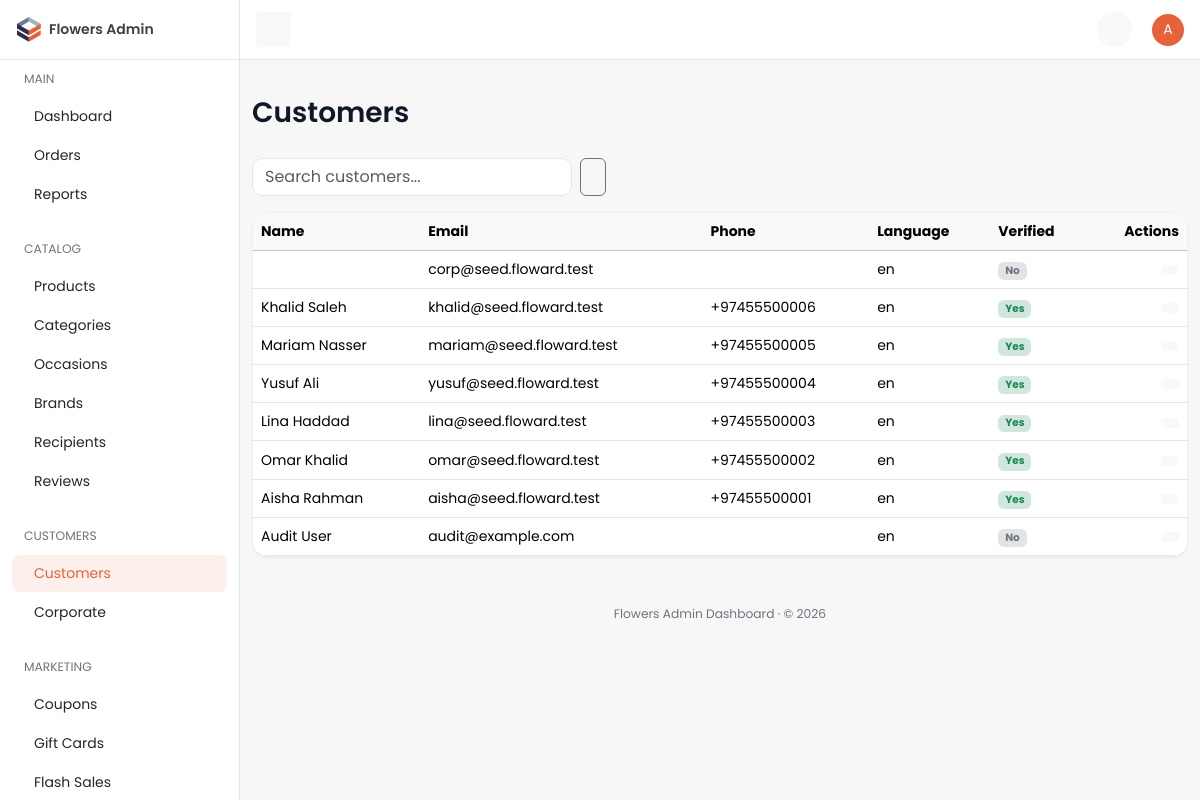
Page /dashboard/customer/ (signed in) on the committed database.
### accounts/models.py (models this page shows, shortened)
class CustomerProfile(TimeStampedModel):
    user = models.OneToOneField(
        settings.AUTH_USER_MODEL,
        on_delete=models.CASCADE,
        related_name="customer_profile",
        verbose_name="User",
        help_text="Linked Django auth user.",
    )
    phone = models.CharField(
        max_length=20,
        blank=True,
        db_index=True,
        verbose_name="Phone number",
        help_text="Customer mobile number used for OTP login.",
    )
    phone_verified = models.BooleanField(
        default=False,
        verbose_name="Phone verified",
        help_text="True after a successful OTP verification for this phone.",
    )
    preferred_language = models.CharField(
        max_length=5,
        choices=settings.LANGUAGES,
        default=settings.LANGUAGE_CODE,
        verbose_name="Preferred language",
        help_text="Customer's preferred storefront language.",
    )
    preferred_currency = models.ForeignKey(
        "core.Currency",
        on_delete=models.PROTECT,
        related_name="customer_profiles",
        verbose_name="Preferred currency",
        help_text="Currency used to display prices for this customer.",
    )
    date_of_birth = models.DateField(
        null=True,
        blank=True,
        verbose_name="Date of birth",
        help_text="Optional date of birth for personalization.",
    )
    default_address = models.ForeignKey(
        "accounts.Address",
        on_delete=models.SET_NULL,
        null=True,
        blank=True,
        related_name="+",
        verbose_name="Default address",
        help_text="Customer's primary delivery address.",
    )
    notify_via_email = models.BooleanField(
        default=True,
        verbose_name="Email notifications",
        help_text="Receive order updates via email.",
    )
    notify_via_sms = models.BooleanField(
        default=True,
        verbose_name="SMS notifications",
        help_text="Receive order updates via SMS.",
    )
    notify_via_whatsapp = models.BooleanField(
        default=False,
        verbose_name="WhatsApp notifications",
        help_text="Receive order updates via WhatsApp.",
    )
    class Meta:
        verbose_name = "Customer profile"
        verbose_name_plural = "Customer profiles"
        indexes = [
            models.Index(fields=["phone"], name="accounts_profile_phone_idx"),
        ]

### dashboard/views/customers.py (the view)
# urls.py: path("customer/", customers.CustomerListView.as_view(), name="customer-list"),
class CustomerListView(DashboardListView):
    model = CustomerProfile
    nav_section = "customers"
    url_basename = "customer"
    singular_name = "Customer"
    plural_name = "Customers"
    search_fields = ["user__email", "user__username", "phone"]
    select_related = ["user"]
    can_create = False
    can_delete = False
    columns = [
        {"label": "Name", "name": "user.get_full_name"},
        {"label": "Email", "name": "user.email"},
        {"label": "Phone", "name": "phone"},
        {"label": "Language", "name": "preferred_language"},
        {"label": "Verified", "name": "phone_verified", "type": "bool"},
    ]

### cart/selectors.py (called while the page is built)
def get_cart_for_request(*, request: HttpRequest) -> Optional[Cart]:
    if hasattr(request, _CART_CACHE_ATTR):
        return getattr(request, _CART_CACHE_ATTR)
    if not request.session.session_key:
        request.session.create()
    session_key = request.session.session_key
    cart = None
    if request.user.is_authenticated and hasattr(request.user, "customer_profile"):
        cart = (
            Cart.objects.filter(customer_profile=request.user.customer_profile)
            .select_related("currency", "destination_city")
            .first()
        )
    if cart is None:
        cart = (
            Cart.objects.filter(session_key=session_key)
            .select_related("currency", "destination_city")
            .first()
        )
    setattr(request, _CART_CACHE_ATTR, cart)
    return cart

def get_cart_item_count(*, cart: Cart | None) -> int:
    if cart is None:
        return 0
    total = CartItem.objects.filter(cart=cart).aggregate(total=Sum("quantity"))["total"]
    return int(total or 0)

def get_cart_count(*, request: HttpRequest) -> int:
    cart = get_cart_for_request(request=request)
    return get_cart_item_count(cart=cart)

def get_wishlist_count(*, request: HttpRequest) -> int:
    return len(request.session.get("wishlist_ids", []))

### catalog/selectors.py (called while the page is built)
def get_category_tree() -> list:
    from catalog.models import Category
    cached = cache.get(CATEGORY_TREE_CACHE_KEY)
    if cached is not None:
        return cached
    tree = list(
        Category.objects.filter(is_active=True, parent__isnull=True)
        .prefetch_related(
            Prefetch(
                "children",
                queryset=Category.objects.filter(is_active=True).order_by("display_order", "name"),
            )
        )
        .order_by("display_order", "name")
    )
    cache.set(CATEGORY_TREE_CACHE_KEY, tree, CATEGORY_TREE_TTL)
    return tree

### core/selectors.py (called while the page is built)
def get_default_currency() -> Optional[Currency]:
    cached = cache.get(DEFAULT_CURRENCY_CACHE_KEY)
    if cached is not None:
        return cached
    currency = Currency.objects.filter(is_default=True).first()
    if currency is not None:
        cache.set(DEFAULT_CURRENCY_CACHE_KEY, currency, DEFAULT_CURRENCY_TTL)
    return currency

### dashboard/access.py (called while the page is built)
def user_can_access_dashboard(user) -> bool:
    if not user.is_authenticated:
        return False
    if user.is_superuser:
        return True
    return user.groups.filter(name__in=DASHBOARD_GROUPS).exists()

### dashboard/templates/dashboard/crud/list.html (shortened to what this page needs)
{% extends "dashboard/base.html" %}
{% load dashboard_extras %}
{% block page_title %}{{ plural_name }}{% endblock %}
{% block content %}
<div class="row">
  <div class="col-12">
    {% if searchable %}
    <form method="get" class="d-flex gap-2 mb-3" role="search">
      <input type="text" name="q" value="{{ search_query }}" class="form-control" style="max-width: 320px;"
             placeholder="Search {{ plural_name|lower }}..." />
      <button type="submit" class="btn btn-outline-secondary"></button>
    </form>
    {% endif %}
    <div class="card table-responsive">
      <table class="table mb-0 text-nowrap table-hover align-middle">
        <thead class="table-light">
          <tr>
            {% for col in columns %}<th>{{ col.label }}</th>{% endfor %}
            {% if can_edit or can_delete %}<th class="text-end">Actions</th>{% endif %}
          </tr>
        </thead>
        <tbody>
          {% for obj in objects %}
          <tr>
            {% for col in columns %}
            <td>
              {% cell_value obj col as value %}
              {% if col.type == "bool" %}
                {% if value %}<span class="badge bg-success-subtle text-success">Yes</span>
                {% else %}<span class="badge bg-secondary-subtle text-secondary">No</span>{% endif %}
              {% elif col.type == "money" %}
                {{ value|floatformat:2 }}
              {% elif col.type == "image" %}
                {% if value %}<img src="{{ value.url }}" class="avatar avatar-md rounded" alt="" />
                {% else %}<span class="avatar avatar-md avatar-secondary rounded d-inline-flex"><span class="avatar-initials rounded">–</span></span>{% endif %}
              {% elif col.type == "badge" %}
                <span class="badge bg-primary-subtle text-primary">{{ value }}</span>
              {% elif col.type == "datetime" %}
                {{ value|date:"M d, Y H:i" }}
              {% else %}
                {{ value|default_if_none:"" }}
              {% endif %}
            </td>
            {% endfor %}
            {% if can_edit or can_delete %}
            <td class="text-end">
              {% if can_edit %}
              <a href="{% row_action_url url_basename 'update' obj.pk %}" class="btn btn-sm btn-light" title="Edit"></a>
              {% endif %}
            </td>
            {% endif %}
          </tr>
          {% empty %}
          <tr>
            <td colspan="{{ columns|length|add:1 }}" class="text-center text-secondary py-5">
              No {{ plural_name|lower }} found.
            </td>
          </tr>
          {% endfor %}
        </tbody>
      </table>
    </div>
  </div>
</div>
{% endblock %}

### dashboard/templates/dashboard/partials/_topbar.html (shortened to what this page needs)
{% load static %}
<nav id="topbar" class="navbar bg-white border-bottom fixed-top topbar px-3">
  <button id="toggleBtn" class="d-none d-lg-inline-flex btn btn-light btn-icon btn-sm" type="button">
  </button>
  <div>
    <ul class="list-unstyled d-flex align-items-center mb-0 gap-1">
      <li>
        <a class="position-relative btn-icon btn-sm btn-light btn rounded-circle" data-bs-toggle="dropdown"
           aria-expanded="false" href="#" role="button">
        </a>
      </li>
      <li class="ms-3 dropdown">
        <a href="#" role="button" data-bs-toggle="dropdown" aria-expanded="false">
          <span class="avatar avatar-sm avatar-primary rounded-circle">
            <span class="avatar-initials rounded-circle">{{ request.user.get_username|slice:":1"|upper }}</span>
          </span>
        </a>
      </li>
    </ul>
  </div>
</nav>

### static/dashboard/css/dashboard.css (style rules this page uses)
:root { --bs-primary: #e66239; --bs-primary-rgb: 230, 98, 57; --bs-primary-text-emphasis: #8a3a22; --bs-primary-bg-subtle: #fbe0d7; --bs-primary-border-subtle: #f5b7a4; --bs-link-color: #404040; --bs-link-color-rgb: 64, 64, 64; --bs-link-hover-color: #e66239; --bs-link-hover-color-rgb: 230, 98, 57; --bs-body-font-family: "Poppins", system-ui, -apple-system, "Segoe UI", Roboto, sans-serif; --bs-body-font-size: 0.875rem; --bs-body-color: #262626; --bs-border-color: #e5e5e5; --bs-tertiary-bg: #f5f5f5; }
body { font-family: var(--bs-body-font-family); background-color: #f7f7f8; }
a { text-decoration: none; }
.card { --bs-card-border-color: #eee; box-shadow: 0 1px 2px rgba(16, 24, 40, 0.05); }
.topbar { height: 60px; margin-left: 240px; }
.avatar { position: relative; display: inline-block; width: 3rem; height: 3rem; }
.avatar-sm { width: 2rem; height: 2rem; }
.avatar-initials { display: flex; justify-content: center; align-items: center; width: 100%; height: 100%; pointer-events: none; text-transform: uppercase; }
.avatar-primary .avatar-initials { color: #fff; background-color: #e66239; }
.btn-icon { position: relative; display: inline-flex; flex-shrink: 0; justify-content: center; align-items: center; font-size: 0.93rem; font-weight: 400; width: 2.5rem; height: 2.5rem; padding: 0; }
.btn-icon.btn-sm { font-size: 0.875rem; width: 2.1875rem; height: 2.1875rem; }
:root { --dash-ink: #101828; --dash-muted: #667085; --dash-line: #eef0f3; --dash-radius: 16px; }
.card { --bs-card-border-color: #eef0f3; border-radius: var(--dash-radius); box-shadow: 0 1px 2px rgba(16, 24, 40, 0.04), 0 1px 3px rgba(16, 24, 40, 0.03); }
.form-control, .form-select { border-color: #e4e7ec; border-radius: 10px; }

### rows in the picture
CustomerProfile: columns "en"
CustomerProfile: columns "Khalid Saleh" "+97455500006" "en"
CustomerProfile: columns "Mariam Nasser" "+97455500005" "en"
CustomerProfile: columns "Yusuf Ali" "+97455500004" "en"
CustomerProfile: columns "Lina Haddad" "+97455500003" "en"
CustomerProfile: columns "Omar Khalid" "+97455500002" "en"
CustomerProfile: columns "Aisha Rahman" "+97455500001" "en"
CustomerProfile: columns "Audit User" "en"

### other values in the picture
{{ request.user.get_username|slice:":1"|upper }} "A"
{{ plural_name }} "Customers"
{{ col.label }} "Name" "Email" "Phone" "Language" "Verified"
{{ value|default_if_none:"" }} "corp@seed.floward.test" "khalid@seed.floward.test" "mariam@seed.floward.test" "yusuf@seed.floward.test" "lina@seed.floward.test" "omar@seed.floward.test" "aisha@seed.floward.test" "audit@example.com"
